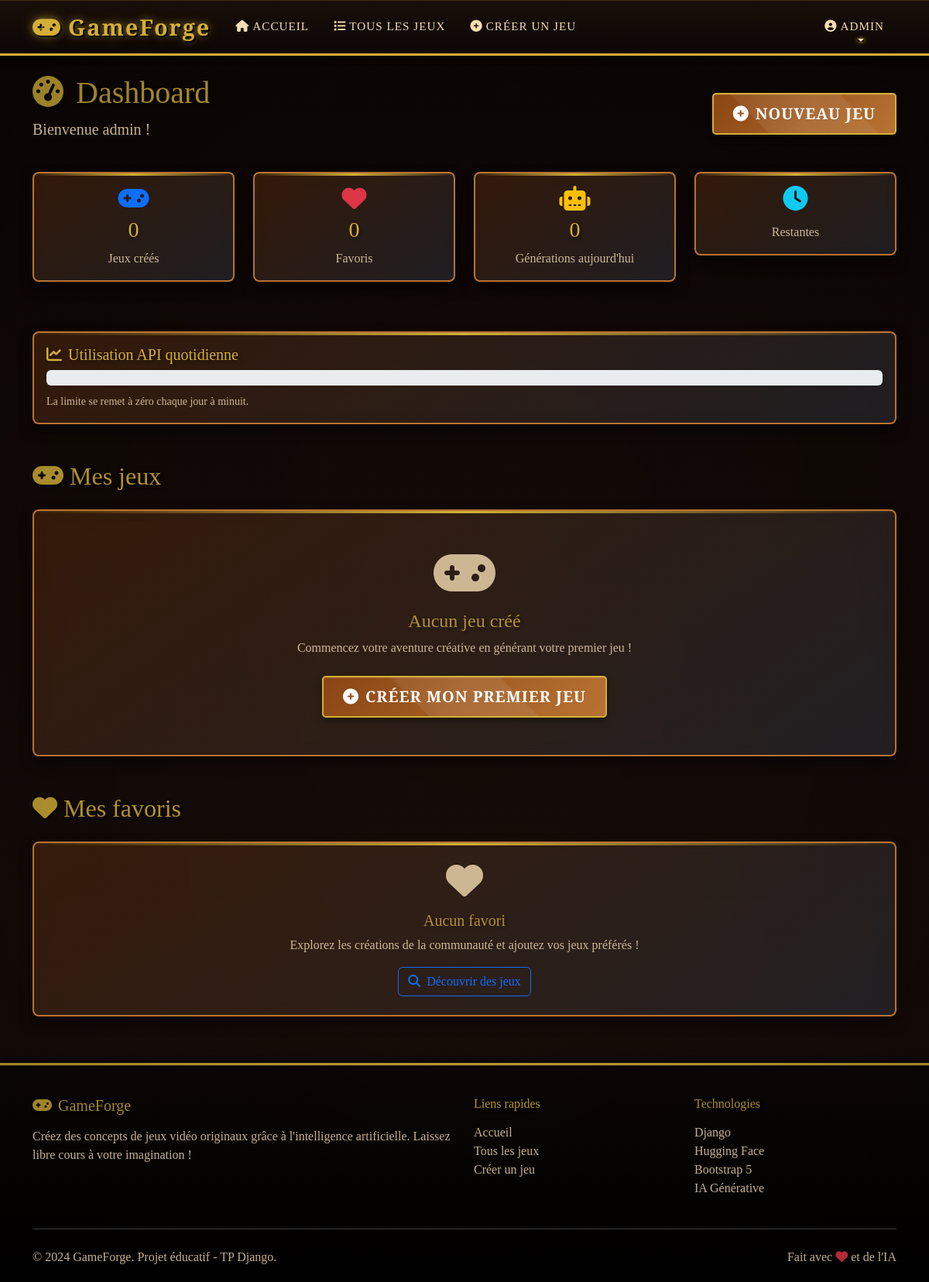
Page /dashboard/ (signed in) on the earlier database version.
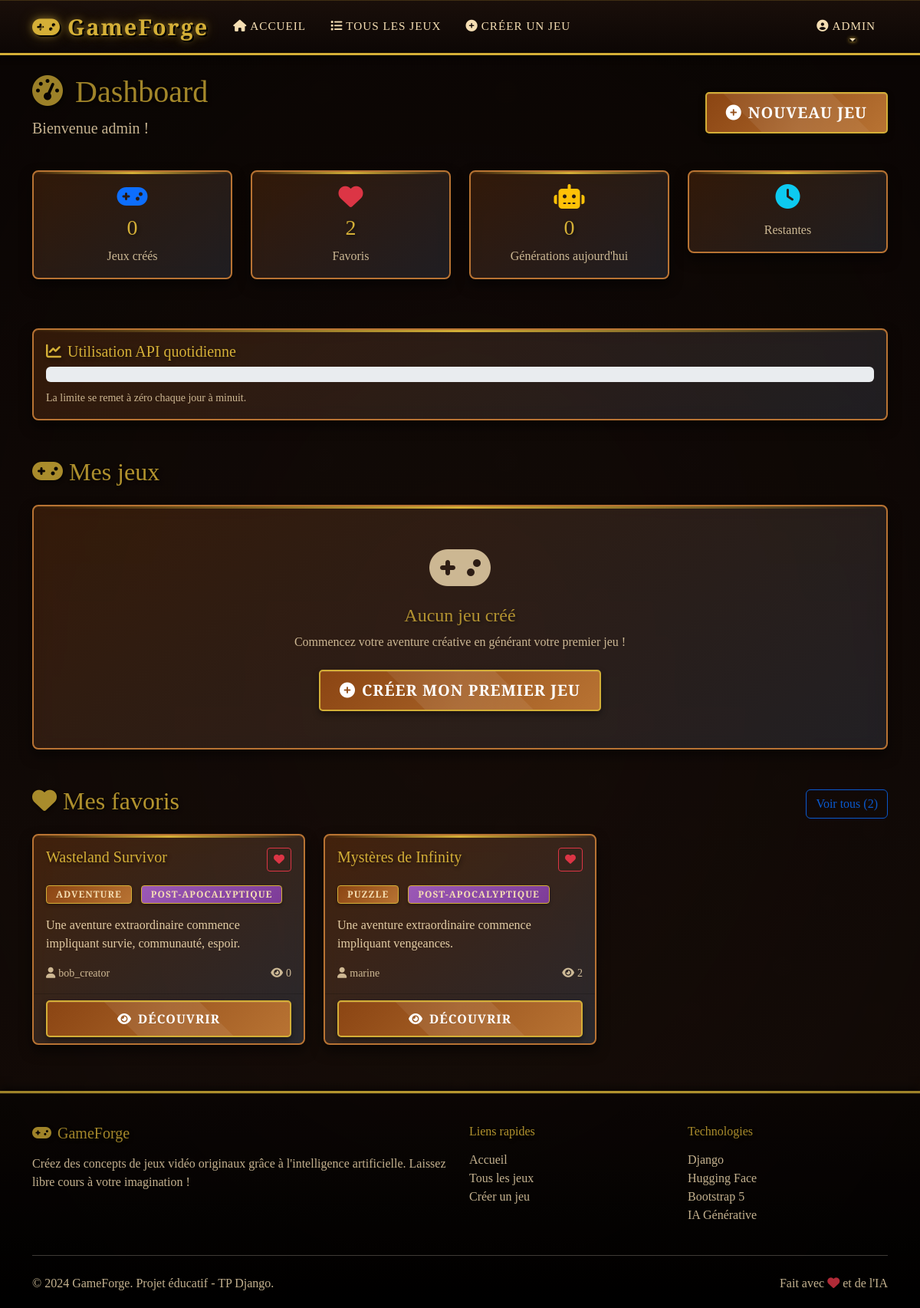
Same page on the later database version.
### games/models.py (models this page shows, shortened)
class Favorite(models.Model):
    user = models.ForeignKey(User, on_delete=models.CASCADE, related_name='favorites')
    game = models.ForeignKey(Game, on_delete=models.CASCADE, related_name='favorited_by')
    created_at = models.DateTimeField(default=timezone.now)
    class Meta:
        unique_together = ('user', 'game')
        verbose_name = "Favori"
        verbose_name_plural = "Favoris"

class Game(models.Model):
    GENRE_CHOICES = [
        ('RPG', 'RPG'),
        ('FPS', 'FPS'),
        ('METROIDVANIA', 'Metroidvania'),
        ('VISUAL_NOVEL', 'Visual Novel'),
        ('PLATFORMER', 'Platformer'),
        ('STRATEGY', 'Strategy'),
        ('PUZZLE', 'Puzzle'),
        ('ADVENTURE', 'Adventure'),
        ('SIMULATION', 'Simulation'),
        ('RACING', 'Racing'),
    ]
    AMBIANCE_CHOICES = [
        ('POST_APOCALYPTIC', 'Post-apocalyptique'),
        ('DREAMLIKE', 'Onirique'),
        ('CYBERPUNK', 'Cyberpunk'),
        ('DARK_FANTASY', 'Dark Fantasy'),
        ('MEDIEVAL', 'Médiéval'),
        ('SCI_FI', 'Science-Fiction'),
        ('HORROR', 'Horreur'),
        ('STEAMPUNK', 'Steampunk'),
        ('MODERN', 'Moderne'),
        ('FANTASY', 'Fantasy'),
    ]
    title = models.CharField(max_length=200, verbose_name="Titre du jeu")
    description = models.TextField(verbose_name="Description")
    creator = models.ForeignKey(User, on_delete=models.CASCADE, related_name='games')
    created_at = models.DateTimeField(default=timezone.now)
    updated_at = models.DateTimeField(auto_now=True)
    genre = models.CharField(max_length=20, choices=GENRE_CHOICES)
    ambiance = models.CharField(max_length=20, choices=AMBIANCE_CHOICES)
    keywords = models.TextField(help_text="Mots-clés séparés par des virgules")
    cultural_references = models.TextField(blank=True, help_text="Références culturelles (optionnel)")
    universe_description = models.TextField(blank=True, verbose_name="Description de l'univers")
    main_story = models.TextField(blank=True, verbose_name="Histoire principale")
    gameplay_mechanics = models.TextField(blank=True, verbose_name="Mécaniques de jeu")
    concept_art_character = models.ImageField(upload_to='concept_art/characters/', blank=True, null=True)
    concept_art_environment = models.ImageField(upload_to='concept_art/environments/', blank=True, null=True)
    is_public = models.BooleanField(default=True, verbose_name="Jeu public")
    views_count = models.PositiveIntegerField(default=0)
    class Meta:
        ordering = ['-created_at']
        verbose_name = "Jeu"
        verbose_name_plural = "Jeux"

### games/views.py (the view)
# urls.py: path('dashboard/', views.dashboard_view, name='dashboard'),
@login_required
def dashboard_view(request):
    user_games = Game.objects.filter(creator=request.user).order_by('-created_at')
    favorites = Favorite.objects.filter(user=request.user).select_related('game').order_by('-created_at')
    context = {
        'user_games': user_games,
        'favorites': favorites,
        'can_create_game': request.user.profile.can_use_api(),
        'api_usage': request.user.profile.api_usage_count,
        'api_limit': request.user.profile.daily_api_limit,
    }
    return render(request, 'games/dashboard.html', context)

### games/models.py (called while the page is built)
    def can_use_api(self):
        today = timezone.now().date()
        if self.last_api_reset < today:
            self.api_usage_count = 0
            self.last_api_reset = today
            self.save()
        return self.api_usage_count < self.daily_api_limit

### templates/games/dashboard.html (shortened to what the changed rows need)
{% extends 'base.html' %}
{% block content %}
<div class="container mt-5 pt-5">
    <div class="row mb-4">
        <div class="col-12">
            <div class="d-flex justify-content-between align-items-center">
                <div>
                    <h1 class="display-6">
                        <i class="fas fa-tachometer-alt me-3"></i>Dashboard
                    </h1>
                </div>
            </div>
        </div>
    </div>
    <div class="row mb-5">
        <div class="col-md-3 mb-3">
            <div class="card text-center">
                <div class="card-body">
                    <i class="fas fa-heart fa-2x text-danger mb-2"></i>
                    <h3 class="card-title">{{ favorites.count }}</h3>
                    <p class="card-text text-muted">Favoris</p>
                </div>
            </div>
        </div>
    </div>
                        {% widthratio api_usage api_limit 100 as progress_percent %}
    <div class="row mb-5">
        <div class="col-12">
            <div class="d-flex justify-content-between align-items-center mb-3">
                <h2>
                    <i class="fas fa-gamepad me-2"></i>Mes jeux
                </h2>
            </div>
        </div>
    </div>
    <div class="row">
        <div class="col-12">
            <div class="d-flex justify-content-between align-items-center mb-3">
                <h2>
                    <i class="fas fa-heart me-2"></i>Mes favoris
                </h2>
                {% if favorites %}
                <a href="{% url 'favorites' %}" class="btn btn-outline-primary">
                    Voir tous ({{ favorites.count }})
                </a>
                {% endif %}
            </div>
            {% if favorites %}
            <div class="row g-4">
                {% for favorite in favorites|slice:":3" %}
                <div class="col-md-6 col-lg-4">
                    <div class="card game-card h-100">
                        <div class="card-body">
                            <div class="d-flex justify-content-between align-items-start mb-3">
                                <h5 class="card-title">{{ favorite.game.title }}</h5>
                                <button class="btn btn-sm btn-outline-danger favorite-btn"
                                        data-game-id="{{ favorite.game.id }}"
                                        title="Retirer des favoris">
                                    <i class="fas fa-heart"></i>
                                </button>
                            </div>
                            <div class="mb-3">
                                <span class="badge badge-genre me-2">{{ favorite.game.get_genre_display }}</span>
                                <span class="badge badge-ambiance">{{ favorite.game.get_ambiance_display }}</span>
                            </div>
                            <p class="card-text">{{ favorite.game.description|truncatewords:15 }}</p>
                            <div class="d-flex justify-content-between align-items-center">
                                <small class="text-muted">
                                    <i class="fas fa-user me-1"></i>{{ favorite.game.creator.username }}
                                </small>
                                <small class="text-muted">
                                    <i class="fas fa-eye me-1"></i>{{ favorite.game.views_count }}
                                </small>
                            </div>
                        </div>
                        <div class="card-footer bg-transparent">
                            <a href="{% url 'game_detail' favorite.game.pk %}" class="btn btn-primary w-100">
                                <i class="fas fa-eye me-2"></i>Découvrir
                            </a>
                        </div>
                    </div>
                </div>
                {% endfor %}
            </div>
            {% else %}
            <div class="card">
                <div class="card-body text-center py-4">
                    <i class="fas fa-heart fa-3x text-muted mb-3"></i>
                    <h5 class="text-muted">Aucun favori</h5>
                    <p class="text-muted mb-3">
                        Explorez les créations de la communauté et ajoutez vos jeux préférés !
                    </p>
                    <a href="{% url 'game_list' %}" class="btn btn-outline-primary">
                        <i class="fas fa-search me-2"></i>Découvrir des jeux
                    </a>
                </div>
            </div>
            {% endif %}
        </div>
    </div>
</div>
{% endblock %}

Differences in the rows shown:
added Favorite: game "Wasteland Survivor", game.genre "ADVENTURE", game.ambiance "POST-APOCALYPTIQUE", game.description "Une aventure extraordinaire commence impliquant survie, communauté, espoir.", game.creator.username "bob_creator", game.views_count "0"
added Favorite: game "Mystères de Infinity", game.genre "PUZZLE", game.ambiance "POST-APOCALYPTIQUE", game.description "Une aventure extraordinaire commence impliquant vengeances.", game.creator.username "marine", game.views_count "2"
Other differences:
{{ favorites.count }}: "0" → "2"
{{ favorites.count }}: (not shown) → "2"
text no longer shown: "Aucun favori Explorez les créations de la communauté et ajoutez vos jeux préférés ! Découvrir des jeux"
text now shown: "Voir tous ( )"
